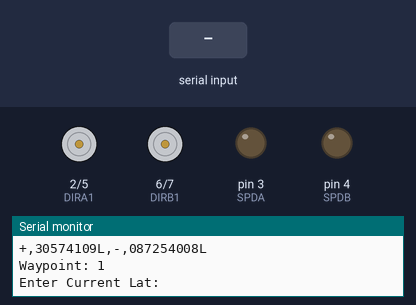
A sketch run on a simulated Arduino Uno, built with avr-gcc and run on an emulated ATmega328P. Shown: motor-driver pin pairs drawn as motors (green arrow = first pin HIGH = forward, orange = second pin HIGH = backward, longer = more drive), output pins drawn as LEDs (lit = HIGH), the last lines printed to the serial monitor. Inputs (shaded band) come from the test bench.

Above: at 2.9 s.
3.0 s: "-" received over Serial
4.6 s: "90,45\n" received over Serial
6.2 s: "30,150\n" received over Serial
At 6.8 s:
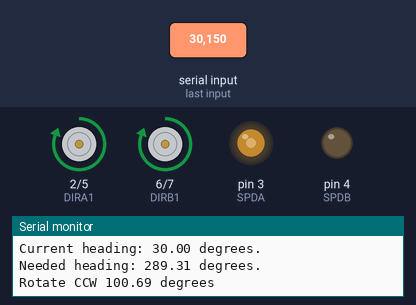
Timing chart, 0 to 17.8 s (numbered marks = the images above; inputs shaded):
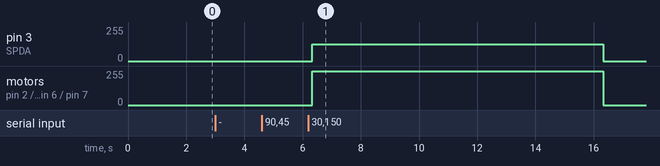

Measured:
- after the input at 6.2 s, pin 3 (SPDA): 0/255 → 127/255 after 0.13 s, → 0/255 10.0 s later; motor on pin 2 (DIRA1) / pin 5 (DIRA2), motor on pin 6 (DIRB1) / pin 7 (DIRB2): stopped → forward 255/255 after 0.13 s, → stopped 10.0 s later

The sketch:

Boat_Sim.ino
```cpp
#include <math.h>
#include "Boat_Sim.h"


void setup()
{
  delay(2000);

  // Initialize Comms
  Serial.begin(9600);// Serial Monitor
  setupArdumoto(); // Set all pins as outputs for motor

  // Declare & Initialize variables
  float heading_reqd, distance_reqd;
  int Waypoint = 0, closeEnough;

  readFile2Buffer();
  Serial.print("The contents of ");Serial.print(inFILENAME);Serial.println(":");
  Serial.println(bufferedInFile);
  GPS* Location;
  Location = (GPS*) malloc (sizeof(GPS));

  GPS* Destination;
  Destination = (GPS*) malloc (sizeof(GPS));

  sensorData* Data;
  Data = (sensorData*) malloc (sizeof(sensorData));

 /*********
  * Begin *
  *********/
  do{
    Waypoint++;
    Serial.print("Waypoint: ");Serial.println(Waypoint);
    do{
      closeEnough = 0;
      Location->Latitude = 0;
      Location->Longitude = 0;
      Destination->Latitude = 0;
      Destination->Longitude = 0;
      Data->Depth = -9.9;
      Data->Temp = -9.9;

      Location = getLocation(Location);
      recordData(Location, Data);

      Destination = getDestination(Destination, Waypoint);
      Serial.print("Dest GPS: ");Serial.print(Destination->Latitude);Serial.print(", ");Serial.println(Destination->Longitude);

     distance_reqd = distance2waypoint(Location, Destination);
      if(distance_reqd < bubble){
        closeEnough = 1;
      }
      else{
        heading_reqd = desiredHeading(Location, Destination);
        navigate(heading_reqd, distance_reqd);
      }

    }while(closeEnough == 0);
    Serial.println("Close Enough!");
  }while(Destination->Latitude != 0);
}


void loop()
{

}


/****************************
 * Initialize Ardumoto Pins *
 ****************************/
void setupArdumoto()
{
  pinMode(SPDA, OUTPUT);
  pinMode(SPDB, OUTPUT);
  pinMode(DIRA1, OUTPUT);
  pinMode(DIRA2, OUTPUT);
  pinMode(DIRB1, OUTPUT);
  pinMode(DIRB2, OUTPUT);

  digitalWrite(SPDA, LOW);
  digitalWrite(SPDB, LOW);
  digitalWrite(DIRA1, LOW);
  digitalWrite(DIRA2, LOW);
  digitalWrite(DIRB1, LOW);
  digitalWrite(DIRB2, LOW);
}


/***************************
 * Returns compass heading *
 ***************************/
float getHeading(){
  float heading;

  Serial.println("Enter current heading: ");
  heading = getFloatFromSerialMonitor();
  Serial.println();
  Serial.print("Current heading: "); Serial.print(heading); Serial.println(" degrees.");
  return heading;
}

float getFloatFromSerialMonitor(){
  char inData[20];
  float f=0;
  int x=0;
  while (x<1){
    String str;
    if (Serial.available()) {
      delay(100);
      int i=0;
      while (Serial.available() > 0) {
       char  inByte = Serial.read();
        str=str+inByte;
        inData[i]=inByte;
        i+=1;
        x=2;
      }
      f = atof(inData);
      memset(inData, 0, sizeof(inData));
    }
  }//END WHILE X<1
   return f;
}

long getLongFromSerialMonitor(){
  char inData[20];
  long l=0;
  int x=0;
  while (x<1){
    String str;
    if (Serial.available()) {
      delay(100);
      int i=0;
      while (Serial.available() > 0) {
       char  inByte = Serial.read();
        str=str+inByte;
        inData[i]=inByte;
        i+=1;
        x=2;
      }
      l = atol(inData);
      memset(inData, 0, sizeof(inData));
    }
  }//END WHILE X<1
  Serial.println(l);
  return l;
}
/******************************
 * Reads Input file to buffer *
 ******************************/
void readFile2Buffer(){
  char FakeInFile[] = "+,30574175L,-,087253908L\n+,30574109L,-,087254008L\n+,30574175L,-,087253908L\n+,30574109L,-,087254008L\n+,30574175L,-,087253908L\n+,30574109L,-,087254008L";
  int i = 0;

  while(bufferedInFile[i] >= 0 && i < 500){
    bufferedInFile[i] = FakeInFile[i];
    i++;
  }
}


/*****************************
 * Returns Waypoint Lat/Long *
 *****************************/
struct GPS* getDestination(GPS* destination, int waypoint){
  int i,n = 0;
  int LatSignPos = 25 * (waypoint - 1);
  //int LonSignPos = LatSignPos + 12;
  char Lat[9];
  char Lon[10];
  /** Sample:
       0|+,00000000L,-,000000000L\n|24
      25|+,00000000L,-,000000000L\n|49
      50|+,00000000L,-,000000000L\n|74
  => 25*(Waypoint - 1) = "+" of current Waypoint
  0 = Sign Latitude, 2->10 = Latitude,
  12 = Sign Longitude, 14->23 = Longitude
  **/
  // Get Latitude
  for(i = LatSignPos + 2; i <= LatSignPos + 10; i++){
    Lat[n] = bufferedInFile[i];
    n++;
  }
  // Get Longitude
  n = 0;
  for(i = LatSignPos + 14; i <= LatSignPos + 23; i++){
    Lon[n] = bufferedInFile[i];
    n++;
  }
  destination->Latitude = atol(Lat);
  destination->Longitude = atol(Lon);

  if (bufferedInFile[LatSignPos] == '-'){
    destination->Latitude = destination->Latitude * (-1L);
  }
  if (bufferedInFile[LatSignPos + 12] == '-'){
    destination->Longitude = destination->Longitude * (-1L);
  }


  return destination;
}


/****************************
 * Returns Current GPS Data *
 ****************************/
struct GPS* getLocation(GPS* Location){
  long lat, lon;
  Serial.print("Enter Current Lat: ");
  lat = getLongFromSerialMonitor();
  Serial.println();
  Serial.print("Enter Current Lon: ");
  lon = getLongFromSerialMonitor();
  Serial.println();
  Location->Latitude = lat;
  Location->Longitude = lon;

  return Location;
}


/***********************************************************
 * Records given Record#, Lat/Long, Depth, Temp to SD Card *
 ***********************************************************/
void recordData(GPS* currentLocation, sensorData* currentData){
  char buffer[14];
  String dataString = "";
  byte hour, minute, second;

  hour = 8;
  minute = 45;
  second = 30;

  dataString += hour;
  dataString += ":";
  dataString += minute;
  dataString += ":";
  dataString += second;
  dataString += " - ";
  dataString += ltoa(currentLocation->Latitude, buffer, 10);
  dataString += ", ";
  dataString += ltoa(currentLocation->Longitude, buffer, 10);
  dataString += ", ";
  dataString += dtostrf(currentData->Depth, 6, 2, buffer);
  dataString += ", ";
  dataString += dtostrf(currentData->Temp, 6, 2, buffer);
  Serial.println(dataString);
}


/***************************************************************
 * Returns Desired Heading Given Waypoint and Current Lat/Long *
 ***************************************************************/
float desiredHeading(GPS* currentLocation, GPS* destination){
  float x = (currentLocation->Latitude - destination->Latitude);
  float y = (currentLocation->Longitude - destination->Longitude);
  Serial.print(x,6);Serial.print(", ");Serial.print(y,6);Serial.println(" (x, y)");
  float heading = (atan2f(y, x)) * 180 / PI;
  // Quad I
  if(x > 0 && y < 0){
    Serial.println("I");
    heading = heading * -1;
  }
  // Quad II
  if(x < 0 && y > 0){
    Serial.println("II");
    heading += 180;
  }
  // Quad III
  if(x > 0 && y > 0){
    Serial.println("III");
   heading += 180;
  }
  // Quad IV
  if(x < 0 && y < 0){
    Serial.println("IV");
    heading += 180;
  }

  return heading;
}


/********************************
 * Returns Distance to waypoint *
 ********************************/
float distance2waypoint(GPS* currentLocation, GPS* destination){
  float a = (currentLocation->Latitude - destination->Latitude);
  float b = (currentLocation->Longitude - destination->Longitude);
  float c = sqrt(a*a + b*b);
  c = c * (3.0 / 10); // Convert to feet
  return c;
}


/************************************
 * Adjusts heading to Given Heading *
 ************************************/
void navigate(float destinationHeading, float distance){
  float currentHeading, delta;
  do{
    currentHeading = getHeading();
    Serial.print("Needed heading: "); Serial.print(destinationHeading); Serial.println(" degrees.");
    delta = currentHeading - destinationHeading;
    if(delta > compassError){
      delta = abs(delta);
      if (abs(delta) <= 180){
        Serial.print("Rotate CCW "); Serial.print(delta); Serial.println(" degrees");
        rotateCCW(delta*DPS);
      }
      else{
        delta = 360 - abs(delta);
        Serial.print("Rotate CW "); Serial.print(delta); Serial.println(" degrees");
        rotateCW(delta*DPS);
      }
    }
    else if(delta < (0 - compassError)){
      delta = abs(delta);
      if (delta <= 180){
        Serial.print("Rotate CW "); Serial.print(delta); Serial.println(" degrees");
        rotateCW(delta*DPS);
      }
      else{
        delta = 360 - delta;
        Serial.print("Rotate CCW "); Serial.print(delta); Serial.println(" degrees");
        rotateCCW(delta*DPS);
      }
    }

    delay(2000); // Wait for boat to settle
  }
  while(delta < (0 - compassError) || delta > compassError);
  Serial.println("Current Heading is within value");
  Serial.print("Distance: "); Serial.print(distance); Serial.println(" ft");
  if(distance < 10){
    engage(HALFTIME);
  }else{
    engage(FULLTIME);
  }
}


/*************************************************
 * Drives straight for a given number of seconds *
 *************************************************/
void engage(int duration){
  // Motor A Forward
  digitalWrite(DIRA1, 1);
  digitalWrite(DIRA2, 0);
  // Motor B Forward
  digitalWrite(DIRB1, 0);
  digitalWrite(DIRB2, 1);
  // Go
  analogWrite(SPDA, 255);
  analogWrite(SPDB, 255);
  delay(duration*1000);
  // Stop
  analogWrite(SPDA, 0);
  analogWrite(SPDB, 0);
  digitalWrite(DIRA1, 0);
  digitalWrite(DIRA2, 0);
  digitalWrite(DIRB1, 0);
  digitalWrite(DIRB2, 0);
}


/*************************************************
 * Rotates boat CCW for a given number of seconds *
 *************************************************/
void rotateCCW(int duration){
  // Motor A Forward
  digitalWrite(DIRA1, 1);
  digitalWrite(DIRA2, 0);
  // Motor B Reverse
  digitalWrite(DIRB1, 1);
  digitalWrite(DIRB2, 0);
  // Go
  analogWrite(SPDA, 127);
  analogWrite(SPDB, 127);
  delay(duration*1000);
  // Stop
  analogWrite(SPDA, 0);
  analogWrite(SPDB, 0);
  digitalWrite(DIRA1, 0);
  digitalWrite(DIRA2, 0);
  digitalWrite(DIRB1, 0);
  digitalWrite(DIRB2, 0);
}


/**************************************************
 * Rotates boat CW for a given number of seconds *
 **************************************************/
void rotateCW(int duration){
  // Motor A Reverse
  digitalWrite(DIRA1, 0);
  digitalWrite(DIRA2, 1);
  // Motor B Forward
  digitalWrite(DIRB1, 0);
  digitalWrite(DIRB2, 1);
  // Go
  analogWrite(SPDA, 127);
  analogWrite(SPDB, 127);
  delay(duration*1000);
  // Stop
  analogWrite(SPDA, 0);
  analogWrite(SPDB, 0);
  digitalWrite(DIRA1, 0);
  digitalWrite(DIRA2, 0);
  digitalWrite(DIRB1, 0);
  digitalWrite(DIRB2, 0);
}
```

Boat_Sim.h
```cpp
#ifndef _BOAT_SIM_H
#define _BOAT_SIM_H

#define PI 3.14159265

/***********
 * Structs *
 ***********/
struct GPS
{
  long Latitude;
  long Longitude;
};

struct sensorData
{
  float Depth;
  float Temp;
};

/******************
 * Define Globals *
 ******************/
// Chip Select Pin on the Arduino Mega
const int chipSelect = 8;

// Equipment error allowance
const float compassError = 7.5;
const float bubble = 20;
const float DPS = 0.10; // Degrees Per Second
const int HALFTIME = 10;
const int FULLTIME = 15;

char inFILENAME[] = "FAKE";
char bufferedInFile[500];
char outFILENAME[10];

// Motor Pins
const int SPDA = 3;
const int SPDB = 4;
const int DIRA1 = 2;
const int DIRA2 = 5;
const int DIRB1 = 6;
const int DIRB2 = 7;


/**************
 * Prototypes *
 **************/
void setupArdumoto();
float getHeading();
float getFloatFromSerialMonitor();
long getLongFromSerialMonitor();
void readFile2Buffer();
struct GPS* getDestination(GPS* destination, int waypoint);
struct GPS* getLocation(GPS* currentLocation);
void recordData(GPS* currentLocation, sensorData* currentData);
float desiredHeading(GPS* currentLocation, GPS* desiredLocation);
float distance2waypoint(GPS* currentLocation, GPS* destination);
void navigate(float destinationHeading, float distance);
void engage(int duration);
void rotateCW(int duration);
void rotateCCW(int duration);

#endif
```
